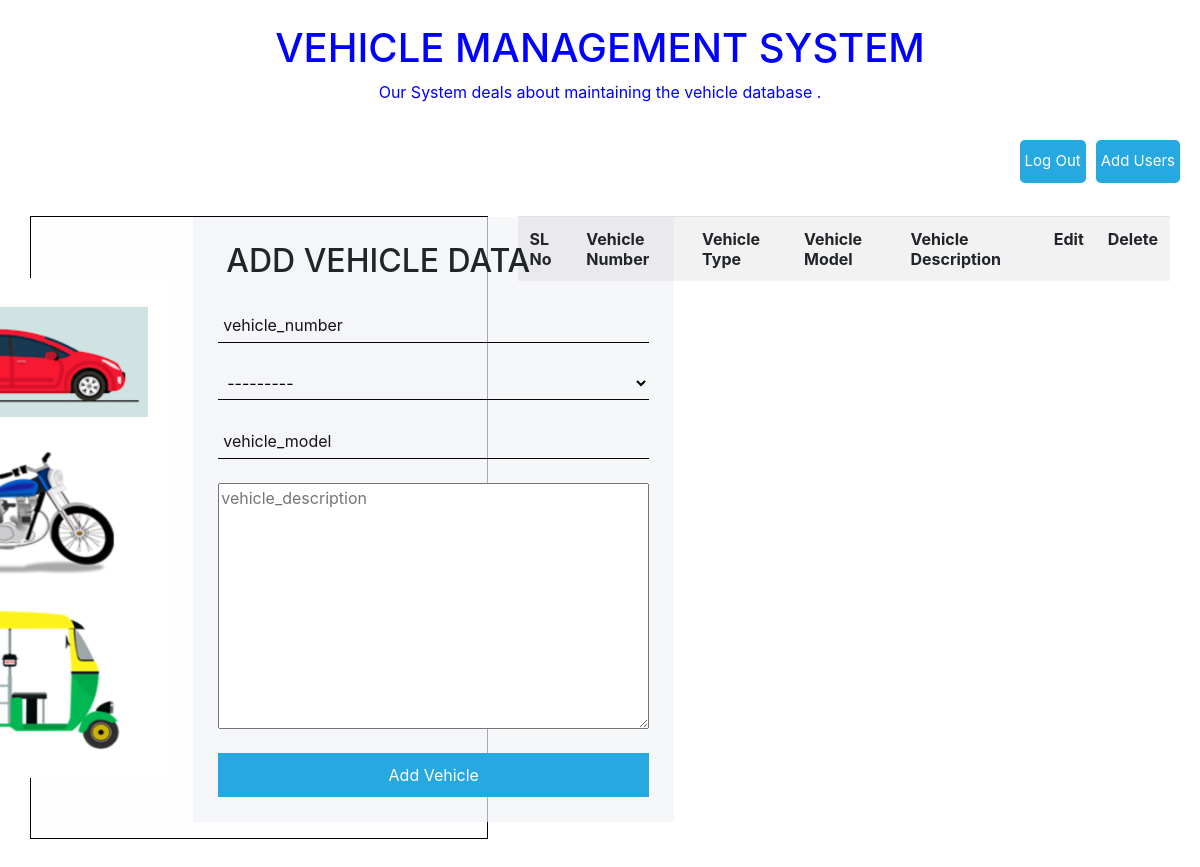
Page / (signed in) on the earlier database version.
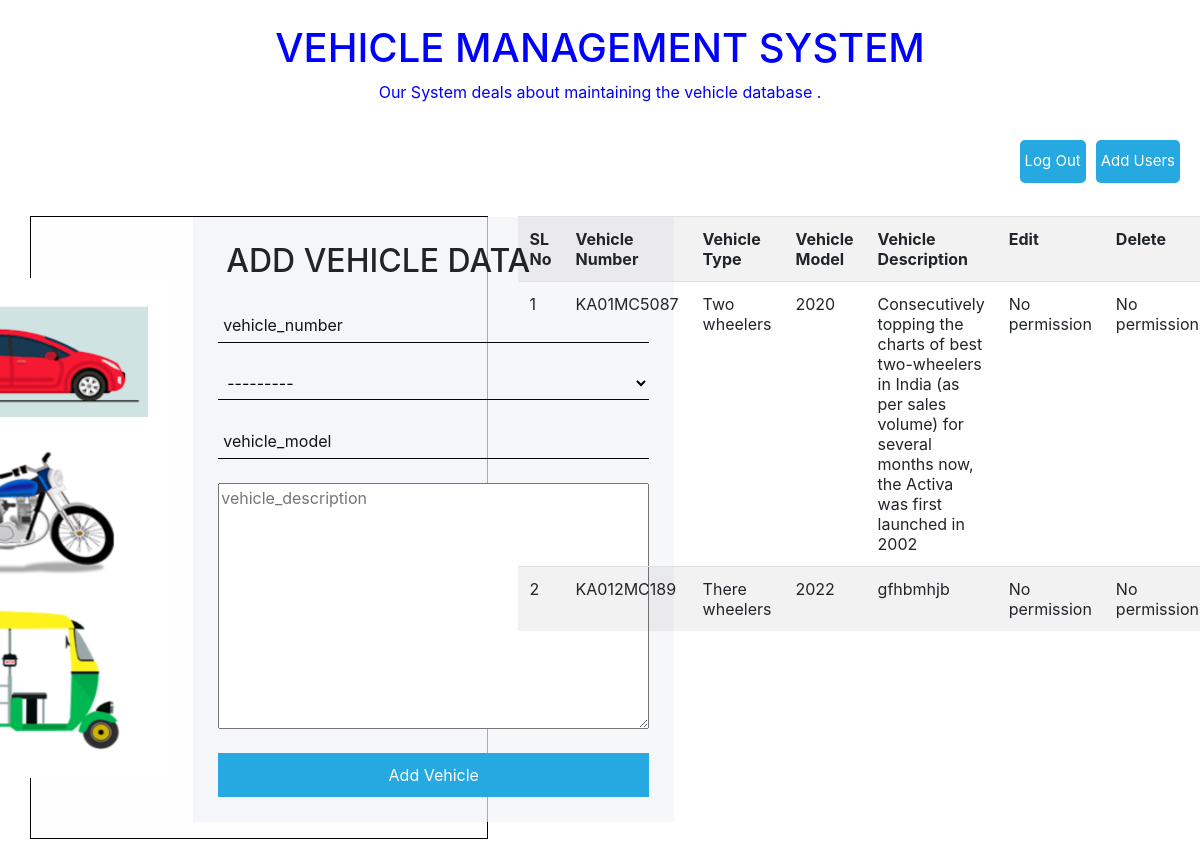
Same page on the later database version.
### vms/models.py (models this page shows, shortened)
class VehicleData(models.Model):
    vehicle_number = models.CharField(max_length=50, unique=True,blank=True,null=True, validators=[alphanumeric])
    vehicle_type = models.CharField(max_length=50, choices=Type, blank=True,null=True)
    vehicle_model = models.CharField(max_length=50, blank=True,null=True)
    vehicle_description = models.TextField(blank=True,null=True)
    created_on = models.DateTimeField(_('Created Date'), auto_now_add=True)
    updated_on = models.DateTimeField(_('Updated Date'), auto_now=True)
    published = models.BooleanField(_('Published on'), default=True)

### vms/views.py (the view, shortened to what this page needs)
# urls.py: path('', views.VehicleDataList.as_view(), name='vihicle'),
class VehicleDataList(generic.CreateView):
    model = VehicleData
    form_class = VehicleDataForm
    template_name = "vihicle_data.html"
    success_message = "Thank you the form was Submitted Successfully!!!!!!"
    def get_context_data(self, **kwargs):
        context = super().get_context_data(**kwargs)
        context['vehicle_list'] = VehicleData.objects.all()
        context['user_data'] = self.request.user
        return context

### vms/forms.py
class VehicleDataForm(forms.ModelForm):
    class Meta:
        model = VehicleData
        fields = '__all__'

### templates_data/templates/vihicle_data.html (shortened to what this page needs)
{% extends 'base.html' %}
{% load widget_tweaks %}
  {% block content %}
<div class="container-fluid">
    <br>
  <h1>Vehicle Management System</h1>
  <p>Our System deals about maintaining the vehicle database .</p>      <a class="btn-item place" href="{% url 'accounts:user_data'%}">Add Users</a>  &nbsp;&nbsp; <a class="btn-item place" href="{% url 'accounts:logout'%}">Log Out</a><br> <br>    <br>    <br>
  <div class="container-fluid">
    <div class="row">
      <div class="col-sm-5" >
        <div class="main-block" >
            <div class="left-part">
              <img src="/static/images/logo.png" height="500px" width="300px">
            </div>
            <form method="post">
              <div class="title">
                <h2>Add Vehicle Data</h2>
              </div>
              <div class="info">
                {% render_field form.vehicle_number id="vehicle_number" placeholder="vehicle_number" %}
                {{ form.vehicle_number.errors }}   <br>
                {% render_field form.vehicle_type id="vehicle_type" placeholder="vehicle_type" %}
                {{ form.vehicle_type.errors }}  <br>
                {% render_field form.vehicle_model id="vehicle_model" placeholder="vehicle_model" %}
                {{ form.vehicle_model.errors }}   <br>
                {% render_field form.vehicle_description id="vehicle_description" placeholder="vehicle_description" %}
                {{ form.vehicle_description.errors }}    <br>
              </div>
              <button type="submit" href="/">Add Vehicle</button>
            </form>
          </div>
      </div>
      <div class="col-sm-7" >
          <table class="table table-striped">
              <tr>
                  <th>SL No</th>
                  <th>Vehicle Number</th>
                  <th>Vehicle Type</th>
                  <th>Vehicle Model</th>
                  <th>Vehicle Description</th>
                  <th>Edit</th>
                  <th>Delete</th>
              </tr>
              {% for data in vehicle_list%}
              <tr>
                  <td>{{ forloop.counter }}</td>
                  <td>{{data.vehicle_number}}</td>
                  <td>{{data.vehicle_type}}</td>
                  <td>{{data.vehicle_model}}</td>
                  <td>{{data.vehicle_description}}</td>
                  {% if request.user.groups == "Super Admin" or request.user.groups == "Super Admin" %}
                  <td><a href="{% url 'vms:vehicle_update' user.id %}">Edit/Update</a></td>
                  {% elif request.user.groups == "Super Admin" %}
                  <td><a href="{% url 'vms:delete' user.id %}">Delete</a></td>
                  {%else%}
                  <td>
                    No permission
                  </td>
                  <td>
                    No permission
                  </td>
                  {%endif%}
              </tr>
              {%endfor%}
          </table>
      </div>
    </div>
    <br>
  </div>
</div>
{% endblock %}

Differences in the rows shown:
added VehicleData: vehicle_number "KA01MC5087", vehicle_type "Two wheelers", vehicle_model "2020", vehicle_description "Consecutively topping the charts of best two-wheelers in India (as per sales volume) for several months now, the Activa was first launched in 2002"
added VehicleData: vehicle_number "KA012MC189", vehicle_type "There wheelers", vehicle_model "2022", vehicle_description "gfhbmhjb"
